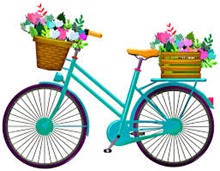
#> input picture semestru 4/ai/lab02/data/bike.png, 220 x 171 px, found by its file name
$ jupyter execute imageProcessingExample.ipynb
#> lines starting #> are read from the running program, lines starting #| are printed output that depends on the picture
#  Un exemplu de prelucrare a unei imagini:
- citire imagine
- extragere caracteristici de tip HOG (Histogram of Oriented Gradients - see the paper [link](https://lear.inrialpes.fr/people/triggs/pubs/Dalal-cvpr05.pdf) )
- afisare caracteristici extrase

## Prerequisites

[cell 1]
import matplotlib.pyplot as plt
from skimage import exposure, io
from skimage.feature import hog
import os

## Read the image

[cell 2]
# read an image with a bike :)
crtDir =  os.getcwd()
filePath = os.path.join(crtDir, 'data', 'bikes', 'bike.png')
# filePath = os.path.join(crtDir, 'data', 'bikes', 'bike5.png')
img = io.imread(filePath, as_gray=True)
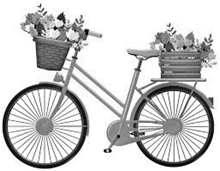
#> img: shape (171, 220) float64; min 0, max 1, mean 0.803

hogDescriptor, hogView = hog(img, orientations=8, pixels_per_cell=(16, 16), cells_per_block=(1, 1), visualize=True, channel_axis=None)
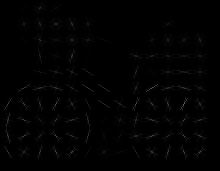
#> hogView: shape (171, 220) float64; min 0, max 0.367, mean 0.00739
#> hogDescriptor = 1040 values, max 0.891 at index 565, min 0 at index 0, mean 0.27

## Plot the HOG features

[cell 3]
print("HOG descriptor values: ", hogDescriptor)
#> (printed output is left out)
print("HOG descriptor no of values: ", len(hogDescriptor))
#| HOG descriptor no of values:  1040
print("HOG descriptor shape: ", hogDescriptor.shape)
#| HOG descriptor shape:  (1040,)
print("Image shape: ", img.shape)
#| Image shape:  (171, 220)

Plot the image and the HOG view

[cell 4]
# Rescale hogView (to 0, 1) histogram for better display
hogViewRescaled = exposure.rescale_intensity(hogView, in_range=(0, 10))
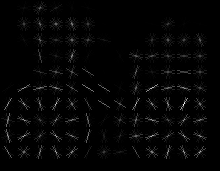
#> hogViewRescaled: shape (171, 220) float64; min 0, max 0.0367, mean 0.000739; drawn with min black and max white

fig, (ax1, ax2, ax3) = plt.subplots(1, 3, figsize=(16, 8), sharex=True, sharey=True)
ax1.imshow(img, cmap=plt.cm.gray)
ax1.set_title('Input image')

ax2.imshow(hogView, cmap=plt.cm.gray)
ax2.set_title('Histogram of Oriented Gradients')

ax3.imshow(hogViewRescaled, cmap=plt.cm.gray)
ax3.set_title('Histogram of Oriented Gradients (rescaled)')

plt.show()
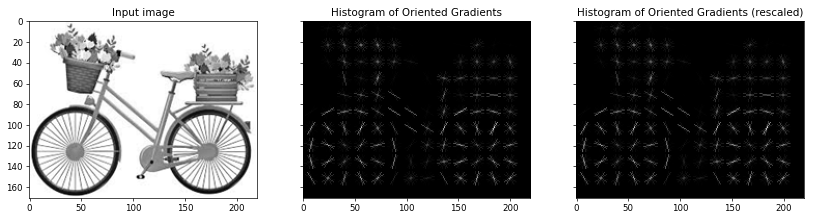
#> figure drawn by matplotlib, 3 panels
